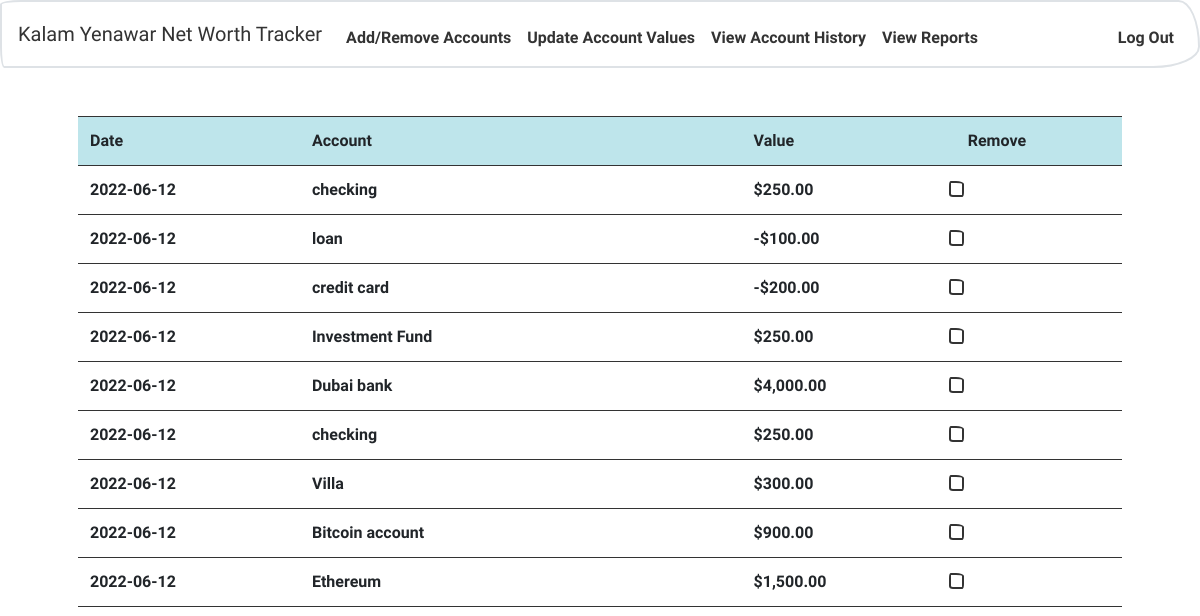
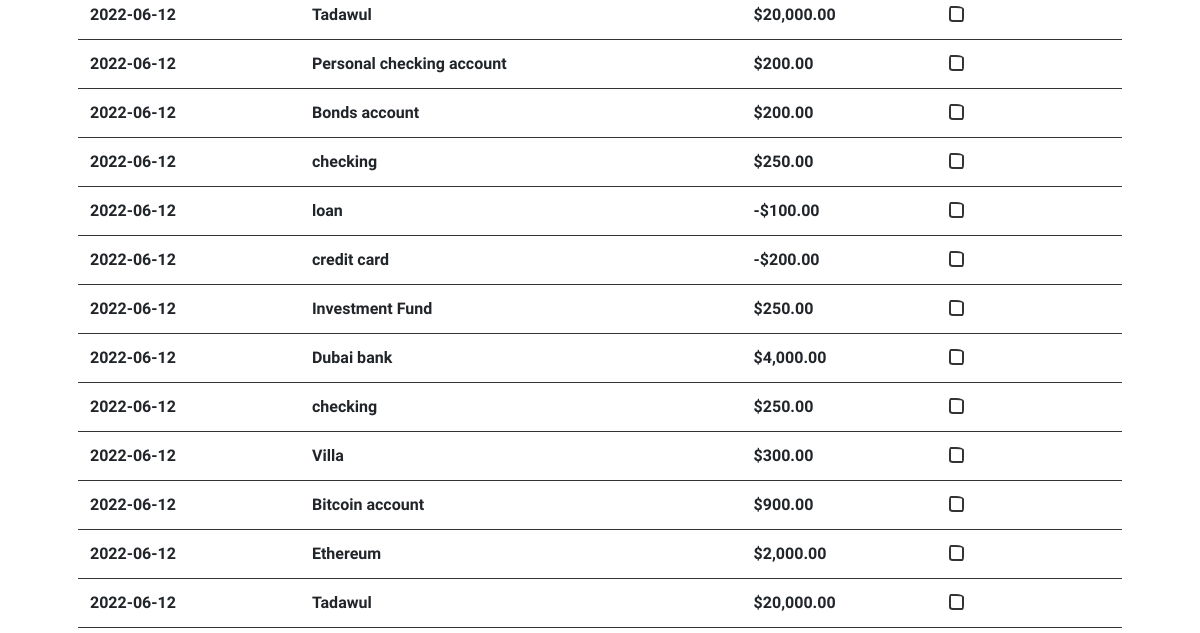
Page /history (signed in, upper part) on the earlier database version (2 pictures, top to bottom).
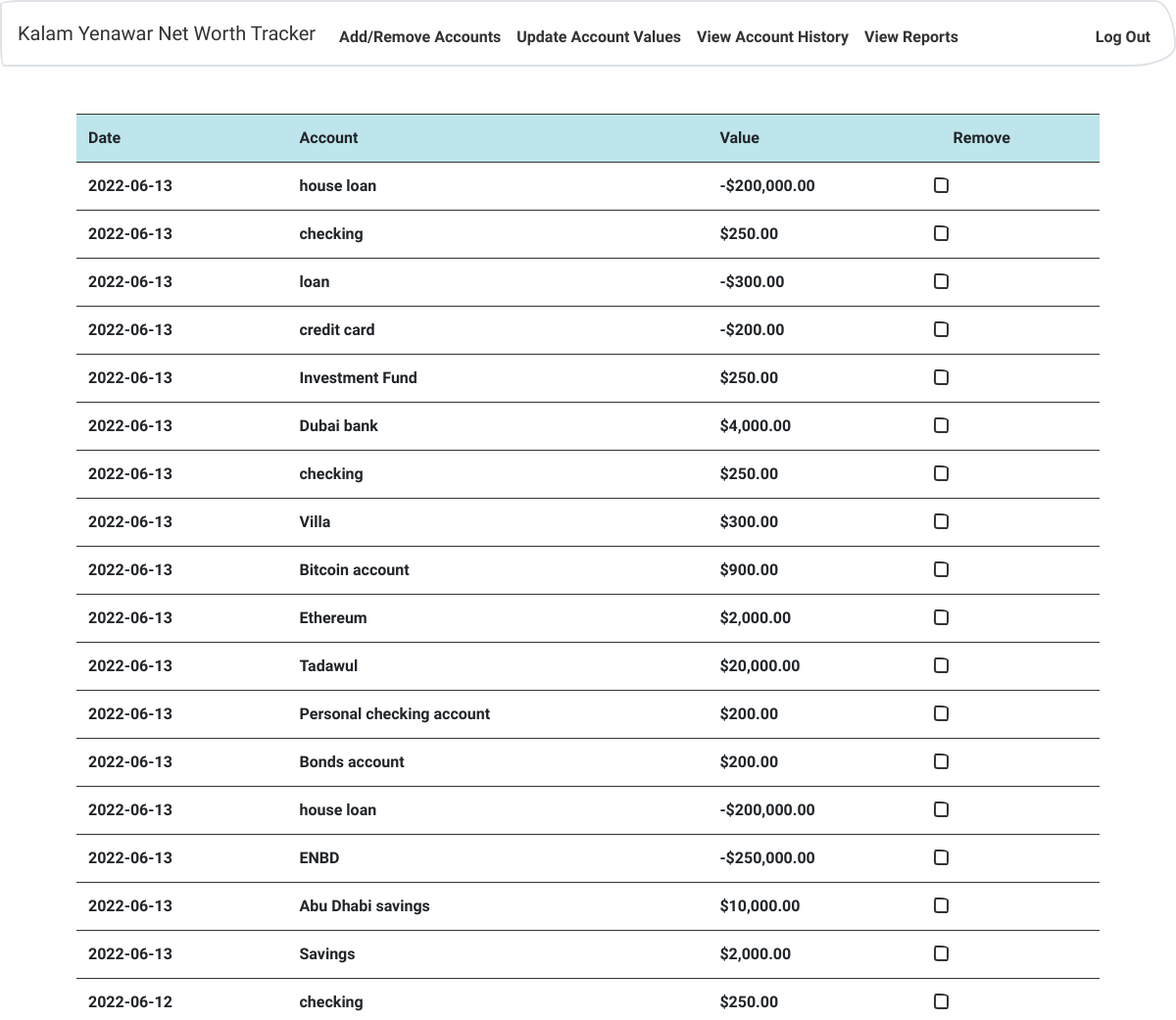
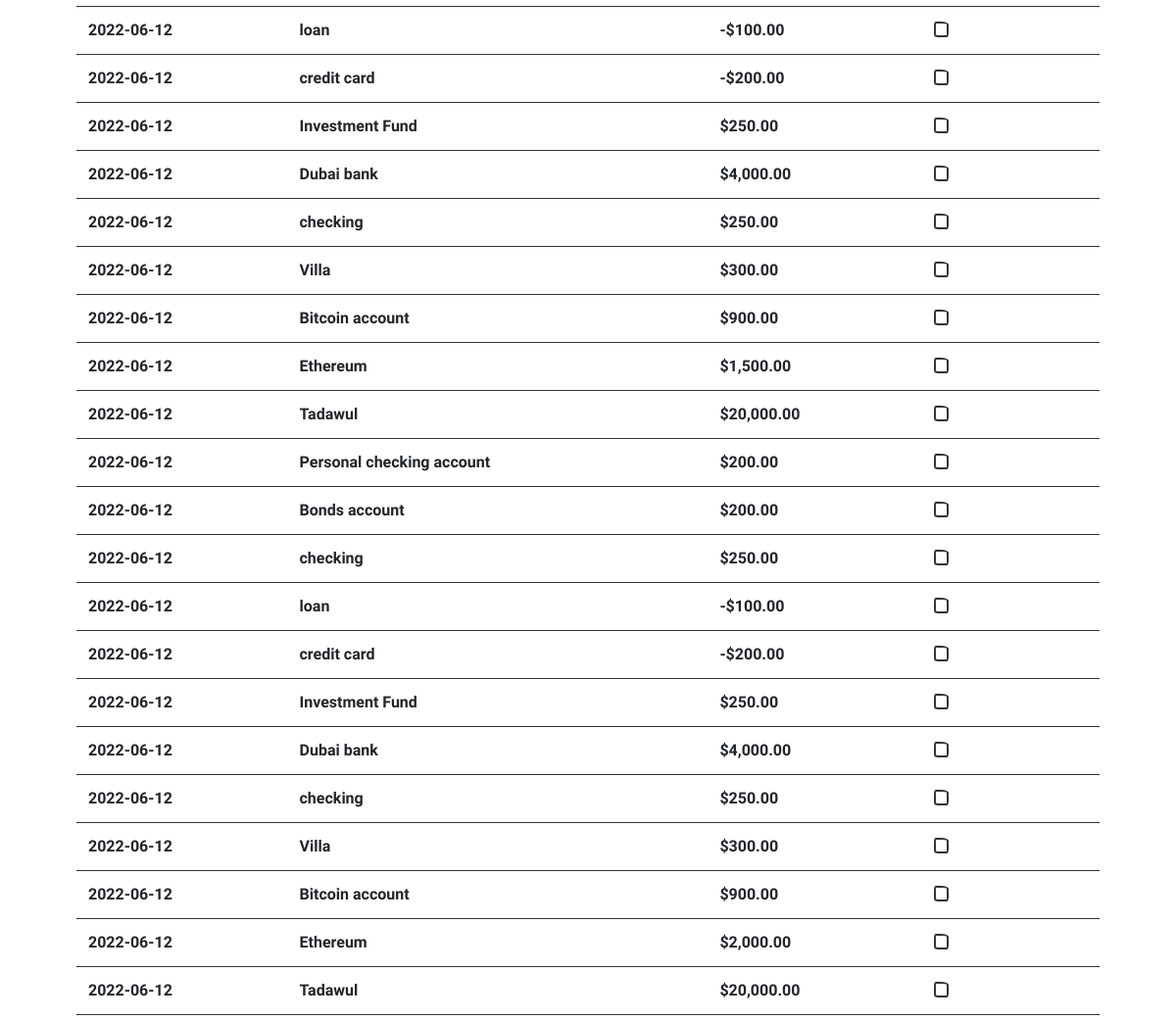
Same page on the later database version (2 pictures, top to bottom).
### tables this page shows
CREATE TABLE 'history' ('id' integer PRIMARY KEY NOT NULL, 'accountid' integer NOT NULL, 'date' date NOT NULL DEFAULT CURRENT_DATE, 'value' real NOT NULL, 'userid' INTEGER);

CREATE TABLE 'accounts' ('id' integer PRIMARY KEY AUTOINCREMENT NOT NULL, 'name' varchar(20) NOT NULL, 'userid' integer NOT NULL, 'value' real, 'type' varchar(20) NOT NULL, custodian varchar(255));

### application.py (the view)
@app.route("/history", methods=["GET", "POST"])
@login_required
def history():
    if request.method == "POST":
        user_id = session['user_id']
        history = db.execute("SELECT * FROM history WHERE userid=:user_id", user_id=user_id)
        for row in history:
            if request.form.get(str(row['id'])) == "on":
                db.execute("DELETE FROM history WHERE id=:accid", accid=row['id'])
        userhistory = db.execute(
            "SELECT history.date, accounts.name, history.value, history.id FROM history INNER JOIN accounts " +
            "ON history.accountid=accounts.id WHERE history.userid=:user_id ORDER BY date DESC", user_id=user_id)
        return render_template("history.html", userhistory=userhistory)
    else:
        user_id = session['user_id']
        userhistory = db.execute(
            "SELECT history.date, accounts.name, history.value, history.id FROM history INNER JOIN accounts " +
            "ON history.accountid=accounts.id WHERE history.userid=:user_id ORDER BY date DESC", user_id=user_id)
        return render_template("history.html", userhistory=userhistory)

### application.py (called while the page is built)
@app.after_request
def after_request(response):
    response.headers["Cache-Control"] = "no-cache, no-store, must-revalidate"
    response.headers["Expires"] = 0
    response.headers["Pragma"] = "no-cache"
    return response

### helpers.py (called while the page is built)
def login_required(f):
    @wraps(f)
    def decorated_function(*args, **kwargs):
        if session.get("user_id") is None:
            return redirect("/login")
        return f(*args, **kwargs)
    return decorated_function

### templates/history.html (shortened to what this page needs)
{% extends "layout.html" %}
{% block main %}
    <form action="/history" method="post">
        <table class="table table-hover">
            <tr class="table-info">
                <th>Date</th>
                <th>Account</th>
                <th>Value</th>
                <th>Remove</th>
            </tr>
            {% for row in userhistory %}
            <tr id="{{row['id']}}">
                <td>{{ row['date'] }}</td>
                <td>{{ row['name'] }}</td>
                {% if row['value'] >= 0 %}
                    <td>${{ "{:,.2f}".format(row['value']) }}</td>
                {% else %}
                    <td>-${{ "{:,.2f}".format(row['value'] * -1) }}</td></td>
                {% endif %}
                <td>
                </td>
            </tr>
            {% endfor %}
        </table>
    </form>
{% endblock %}

### templates/layout.html (shortened to what this page needs)
<!DOCTYPE html>
<html lang="en">
    <head>
        <link href="/static/styles.css" rel="stylesheet"/>
    </head>
    <body>
        <nav class="navbar navbar-expand-md navbar-light bg-light border">
            <a class="navbar-brand" href="/">Kalam Yenawar Net Worth Tracker</a>
            <div class="collapse navbar-collapse" id="navbar">
                {% if session.user_id %}
                    <ul class="navbar-nav mr-auto mt-2">
                        <li class="nav-item"><a class="nav-link" href="/accounts">Add/Remove Accounts</a></li>
                        <li class="nav-item"><a class="nav-link" href="/update">Update Account Values</a></li>
                        <li class="nav-item"><a class="nav-link" href="/history">View Account History</a></li>
                        <li class="nav-item"><a class="nav-link" href="/reports">View Reports</a></li>
                    </ul>
                    <ul class="navbar-nav ml-auto mt-2">
                        <li class="nav-item"><a class="nav-link" href="/logout">Log Out</a></li>
                    </ul>
                {% else %}
                    <ul class="navbar-nav ml-auto mt-2">
                        <li class="nav-item"><a class="nav-link" href="/register">Register</a></li>
                        <li class="nav-item"><a class="nav-link" href="/login">Log In</a></li>
                    </ul>
                {% endif %}
            </div>
        </nav>
        <main class="container p-5">
            {% block main %}{% endblock %}
        </main>
    </body>
</html>

Differences in the rows shown:
added history: date "2022-06-13", name "house loan", value "200,000.00"
added history: date "2022-06-13", name "checking", value "250.00"
added history: date "2022-06-13", name "loan", value "300.00"
added history: date "2022-06-13", name "credit card", value "200.00"
added history: date "2022-06-13", name "Investment Fund", value "250.00"
added history: date "2022-06-13", name "Dubai bank", value "4,000.00"
added history: date "2022-06-13", name "checking", value "250.00"
added history: date "2022-06-13", name "Villa", value "300.00"
added history: date "2022-06-13", name "Bitcoin account", value "900.00"
added history: date "2022-06-13", name "Ethereum", value "2,000.00"
added history: date "2022-06-13", name "Tadawul", value "20,000.00"
added history: date "2022-06-13", name "Personal checking account", value "200.00"
added history: date "2022-06-13", name "Bonds account", value "200.00"
added history: date "2022-06-13", name "house loan", value "200,000.00"
added history: date "2022-06-13", name "ENBD", value "250,000.00"
added history: date "2022-06-13", name "Abu Dhabi savings", value "10,000.00"
added history: date "2022-06-13", name "Savings", value "2,000.00"
